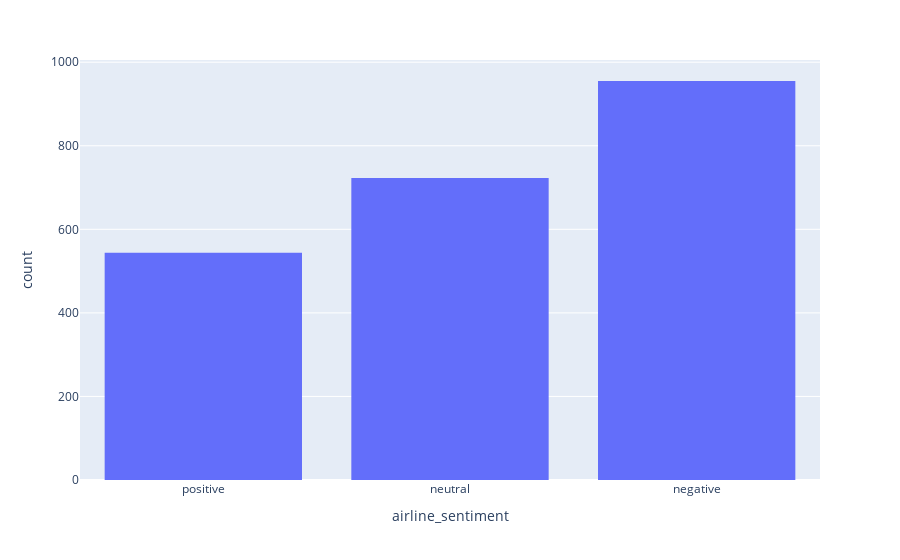

The notebook cell saved with this chart:
### Code cell
fig=px.histogram(delta, x='airline_sentiment')
fig.show()

### Figure 1 — Plotly figure (JSON) as saved in the notebook; plotly's stock layout.template omitted (floating-point values rounded to 4 significant figures; data arrays with more than 128 entries replaced by an {"elided": "..."} marker saying what was removed)
{"data": [{"alignmentgroup": "True", "bingroup": "x", "hovertemplate": "airline_sentiment=%{x}<br>count=%{y}<extra></extra>", "legendgroup": "", "marker": {"color": "#636efa", "pattern": {"shape": ""}}, "name": "", "offsetgroup": "", "orientation": "v", "showlegend": false, "type": "histogram", "x": {"elided": "2222 str values"}, "xaxis": "x", "yaxis": "y"}], "layout": {"barmode": "relative", "legend": {"tracegroupgap": 0}, "margin": {"t": 60}, "xaxis": {"anchor": "y", "domain": [0, 1], "title": {"text": "airline_sentiment"}}, "yaxis": {"anchor": "x", "domain": [0, 1], "title": {"text": "count"}}}}
